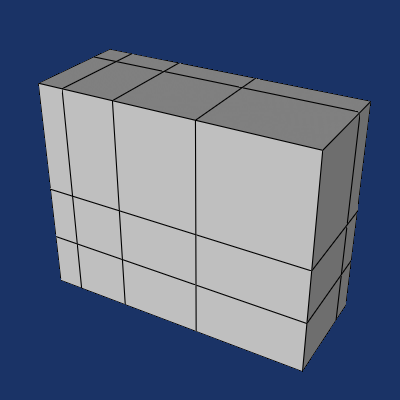

This figure's Python source:
#!/usr/bin/env python

# Demonstrate vtkRectilinearGridToPointSet by creating a rectilinear grid
# with non-uniform spacing, converting it to a structured grid, and
# rendering the result.

# Factory overrides
import vtkmodules.vtkInteractionStyle  # noqa: F401
import vtkmodules.vtkRenderingOpenGL2  # noqa: F401

from vtkmodules.vtkCommonCore import vtkDoubleArray
from vtkmodules.vtkCommonDataModel import vtkRectilinearGrid
from vtkmodules.vtkFiltersGeneral import vtkRectilinearGridToPointSet
from vtkmodules.vtkFiltersGeometry import vtkDataSetSurfaceFilter
from vtkmodules.vtkRenderingCore import (
    vtkActor,
    vtkPolyDataMapper,
    vtkRenderWindow,
    vtkRenderWindowInteractor,
    vtkRenderer,
)

# Create a rectilinear grid with non-uniform spacing
x_coords = vtkDoubleArray()
for v in [0.0, 0.5, 1.5, 3.0, 5.0]:
    x_coords.InsertNextValue(v)

y_coords = vtkDoubleArray()
for v in [0.0, 1.0, 2.0, 4.0]:
    y_coords.InsertNextValue(v)

z_coords = vtkDoubleArray()
for v in [0.0, 0.5, 2.0]:
    z_coords.InsertNextValue(v)

rect_grid = vtkRectilinearGrid()
rect_grid.SetDimensions(5, 4, 3)
rect_grid.SetXCoordinates(x_coords)
rect_grid.SetYCoordinates(y_coords)
rect_grid.SetZCoordinates(z_coords)

# Convert to structured grid (point set)
rect_to_points = vtkRectilinearGridToPointSet()
rect_to_points.SetInputData(rect_grid)

# Extract surface for rendering
surface = vtkDataSetSurfaceFilter()
surface.SetInputConnection(rect_to_points.GetOutputPort())

# Mapper and actor
mapper = vtkPolyDataMapper()
mapper.SetInputConnection(surface.GetOutputPort())

actor = vtkActor()
actor.SetMapper(mapper)
actor.GetProperty().SetEdgeVisibility(True)
actor.GetProperty().SetEdgeColor(0, 0, 0)

# Renderer
renderer = vtkRenderer()
renderer.AddActor(actor)
renderer.SetBackground(0.1, 0.2, 0.4)

# Window
render_window = vtkRenderWindow()
render_window.AddRenderer(renderer)
render_window.SetSize(400, 400)
render_window.SetWindowName("rectilineargrid to pointset")

# Interactor
interactor = vtkRenderWindowInteractor()
interactor.SetRenderWindow(render_window)

# Scene
renderer.ResetCamera()
renderer.GetActiveCamera().Elevation(30)
renderer.GetActiveCamera().Azimuth(30)
renderer.ResetCameraClippingRange()

interactor.Initialize()
interactor.Start()
